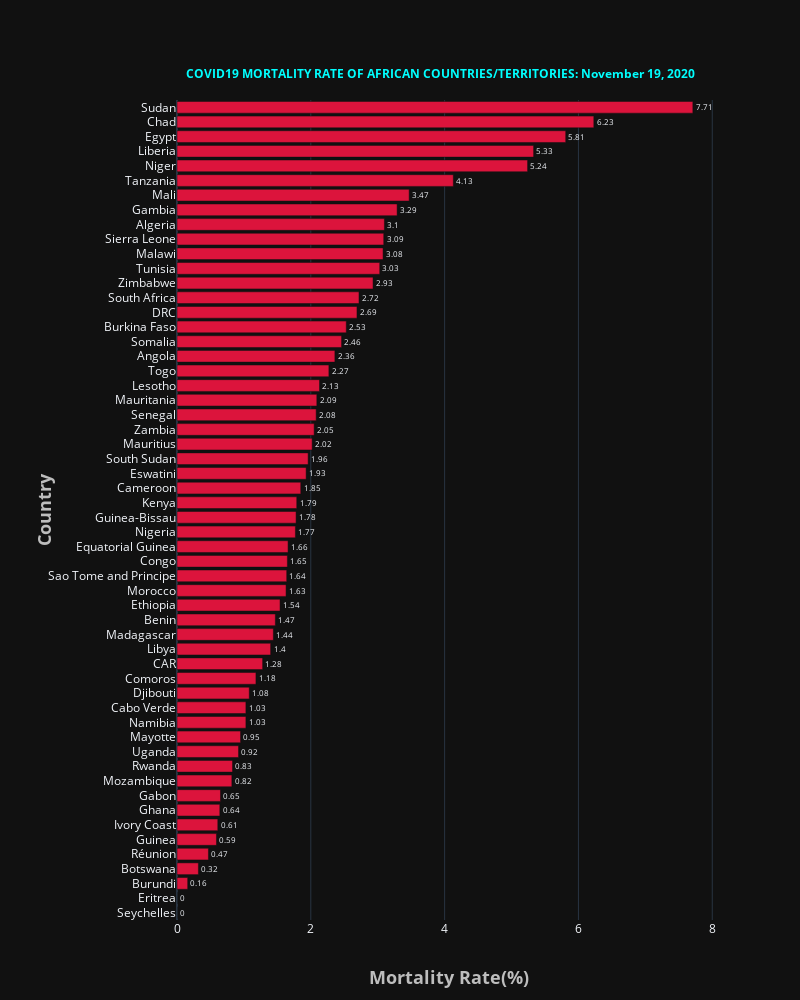

Notebook cell for this chart:
### Markdown cell above
<a id='mortality'></a>

### Code cell
fig = go.Figure()

fig.add_trace(go.Bar(y = african_mortality100['Country_Other'][::-1],x=african_mortality100['Mortality_Rate'][::-1],
                     text=african_mortality100['Mortality_Rate'][::-1],textposition='outside',name = "Afria",marker_color='Crimson',orientation='h',                  
))
fig.update_layout(
    template='plotly_dark',
    title={
        'text': '<b>COVID19 MORTALITY RATE OF AFRICAN COUNTRIES/TERRITORIES: ' + date_string +'</b>',
        'y':0.93,
        'x':0.55,
        'xanchor': 'center',
        'yanchor': 'top',
        'font_color':'Cyan',
        'font_size':12},
    xaxis=dict(title='<b>Mortality Rate(%)</b>',titlefont_size=18, titlefont=dict(color='#BDBDBD')),
    yaxis=dict(title='<b>Country</b>',titlefont_size=18, tickprefix="      ", titlefont=dict(color='#BDBDBD')),
    autosize=False,
    width=800,
    height=1000,     
)

fig.show()

### Figure 1 — Plotly figure (JSON) as saved in the notebook; plotly's stock layout.template omitted (floating-point values rounded to 4 significant figures)
{"data": [{"marker": {"color": "Crimson"}, "name": "Afria", "orientation": "h", "text": [0, 0, 0.16, 0.32, 0.47, 0.59, 0.61, 0.64, 0.65, 0.82, 0.83, 0.92, 0.95, 1.03, 1.03, 1.08, 1.18, 1.28, 1.4, 1.44, 1.47, 1.54, 1.63, 1.64, 1.65, 1.66, 1.77, 1.78, 1.79, 1.85, 1.93, 1.96, 2.02, 2.05, 2.08, 2.09, 2.13, 2.27, 2.36, 2.46, 2.53, 2.69, 2.72, 2.93, 3.03, 3.08, 3.09, 3.1, 3.29, 3.47, 4.13, 5.24, 5.33, 5.81, 6.23, 7.71], "textposition": "outside", "type": "bar", "x": [0, 0, 0.16, 0.32, 0.47, 0.59, 0.61, 0.64, 0.65, 0.82, 0.83, 0.92, 0.95, 1.03, 1.03, 1.08, 1.18, 1.28, 1.4, 1.44, 1.47, 1.54, 1.63, 1.64, 1.65, 1.66, 1.77, 1.78, 1.79, 1.85, 1.93, 1.96, 2.02, 2.05, 2.08, 2.09, 2.13, 2.27, 2.36, 2.46, 2.53, 2.69, 2.72, 2.93, 3.03, 3.08, 3.09, 3.1, 3.29, 3.47, 4.13, 5.24, 5.33, 5.81, 6.23, 7.71], "y": ["Seychelles", "Eritrea", "Burundi", "Botswana", "Réunion", "Guinea", "Ivory Coast", "Ghana", "Gabon", "Mozambique", "Rwanda", "Uganda", "Mayotte", "Namibia", "Cabo Verde", "Djibouti", "Comoros", "CAR", "Libya", "Madagascar", "Benin", "Ethiopia", "Morocco", "Sao Tome and Principe", "Congo", "Equatorial Guinea", "Nigeria", "Guinea-Bissau", "Kenya", "Cameroon", "Eswatini", "South Sudan", "Mauritius", "Zambia", "Senegal", "Mauritania", "Lesotho", "Togo", "Angola", "Somalia", "Burkina Faso", "DRC", "South Africa", "Zimbabwe", "Tunisia", "Malawi", "Sierra Leone", "Algeria", "Gambia", "Mali", "Tanzania", "Niger", "Liberia", "Egypt", "Chad", "Sudan"]}], "layout": {"autosize": false, "height": 1000, "title": {"font": {"color": "Cyan", "size": 12}, "text": "<b>COVID19 MORTALITY RATE OF AFRICAN COUNTRIES/TERRITORIES: November 19, 2020</b>", "x": 0.55, "xanchor": "center", "y": 0.93, "yanchor": "top"}, "width": 800, "xaxis": {"title": {"font": {"color": "#BDBDBD", "size": 18}, "text": "<b>Mortality Rate(%)</b>"}}, "yaxis": {"tickprefix": "      ", "title": {"font": {"color": "#BDBDBD", "size": 18}, "text": "<b>Country</b>"}}}}
